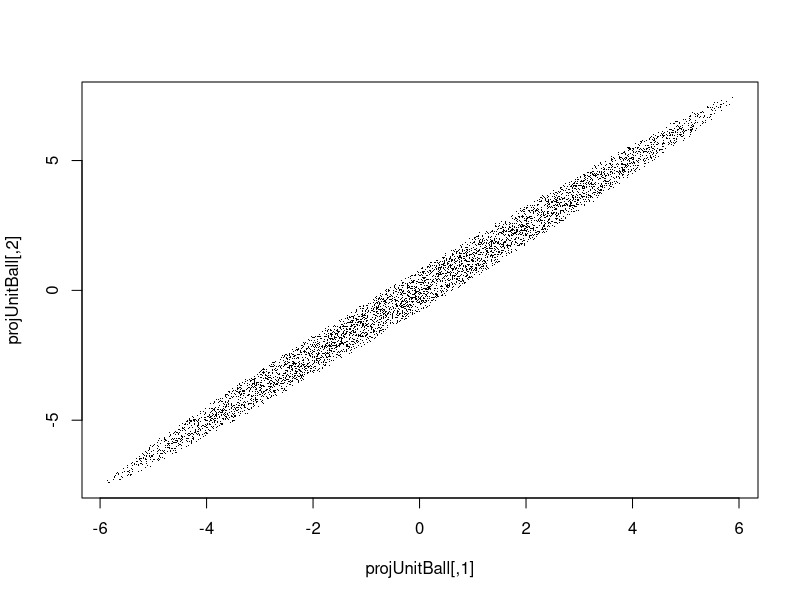
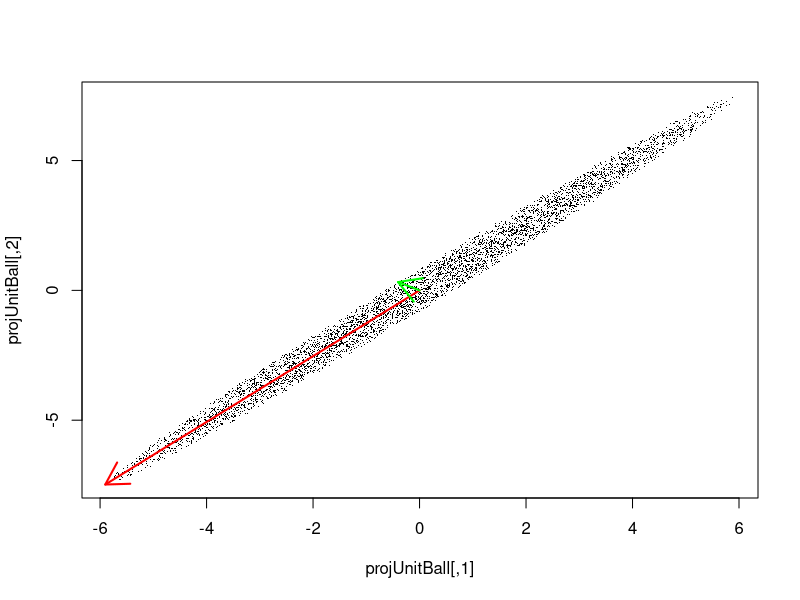

Generate these figures, in order, with R:
## ---- chunk 1
knitr::opts_chunk$set(echo = TRUE)
## ---- chunk 2
A <- matrix(1:6,ncol=3)
A

SVD <- svd(A, nu=2, nv=3)
Sigma <- cbind(diag(SVD$d),0)
U <- SVD$u
V <- SVD$v
A - U %*% Sigma %*% t(V)
## ---- chunk 3
N <- 1e4
p <- 3
unitBall <- matrix(runif(N * p, -1, 1), nrow=3)
unitBall <- unitBall[,apply(unitBall^2, 2, sum) < 1]
unitBall[,1:4]
## ---- chunk 4
projUnitBall <- t(A %*% unitBall)
plot(projUnitBall,pch=".")
## ---- chunk 5
v1 <- (A %*% V)[,1]
v2 <- (A %*% V)[,2]
plot(projUnitBall,pch=".")
arrows(0,0,v1[1],v1[2],col="red",lwd=2)
arrows(0,0,v2[1],v2[2],col="green",lwd=2)
## ---- chunk 6
X  <- matrix(c(10^9, -1, -1, 10^(-5)), 2, 2)
beta <- c(1,1)
y <- X %*% beta
Xinv <- solve(X)
Xinv %*% y
## ---- chunk 7
XtXinv <- solve(t(X) %*% X, tol=0)
Xty <- t(X) %*% y
XtXinv %*% Xty
## ---- chunk 8
set.seed(1)
n <- 1e4; p <- 6
X <- matrix(rnorm(n*p), ncol = p)
X[,1] <- X[,1] * (0.01) + X[,2] * (0.99)
b <- c(1,2,3,4,5,6)
epsilon <- rnorm(n)
y <- X %*% b + epsilon
## ---- chunk 9
svd_output <- svd(X)
U <- svd_output[["u"]]
V <- svd_output[["v"]]
sigma <- svd_output[["d"]]
## ---- chunk 10
t(V) %*% V
## ---- chunk 11
round(t(V) %*% V, 10)
## ---- chunk 12
{
  cat("Dimension of X: ")
  cat(paste(dim(X), collapse = " by "))
  
  cat("\nDimension of U: ") 
  cat(paste(dim(U), collapse = " by "))
  
  cat("\nDimension of V: ")
  cat(paste(dim(V), collapse = " by "))
  
  cat("\nLength of singular values: ")
  cat(length(sigma))
}
## ---- chunk 13
lm.fit(X, y)$coefficients
## ---- chunk 14
V %*% diag(1 / sigma) %*% t(U) %*% y
## ---- chunk 15
N <- 100000                     # number of experiments to run
norms <- rep(0, length=N)       # empty vector to store results in 
for (i in seq_len(N))
{
  v <- runif(6)                 # take a random vector of size 6
  v <- v / sqrt(sum(v^2))       # normalize its length so that it is in the l2 unit ball
  norms[i] <- sum((X %*% v)^2)  # take norm of Xv and store in the object `norms`
}
## ---- chunk 16
sigma[length(sigma)]^2
## ---- chunk 17
sigma[1]^2
## ---- chunk 18
range(norms)
## ---- chunk 19
v <- V[, 6]
cat("||v||_2^2  is equal to ", sum(v^2), "\n")
cat("||Xv||_2^2 is equal to ", sum((X %*% v)^2), "\n")
